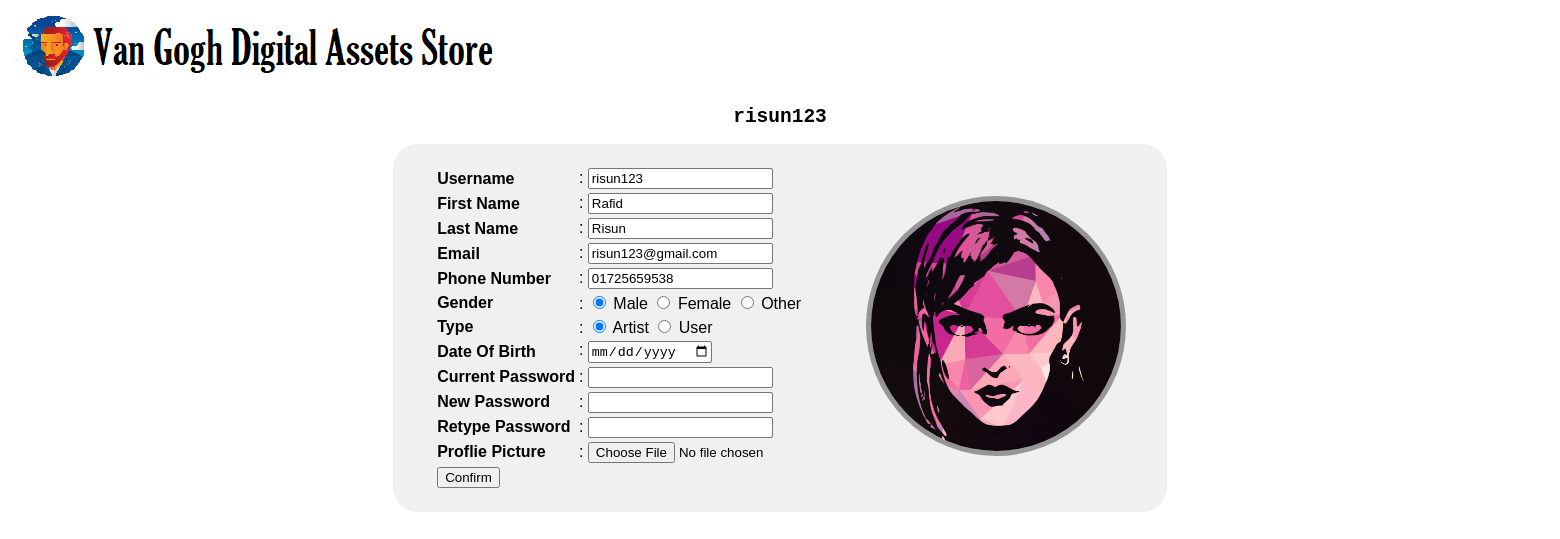
Page /digitalArtMarketPlace/views/editUser.php (signed in) on the committed database.
### tables this page shows
CREATE TABLE `users` (
  `userName` varchar(50) NOT NULL,
  `firstName` varchar(50) NOT NULL,
  `lastName` varchar(50) NOT NULL,
  `phoneNumber` varchar(50) NOT NULL,
  `email` varchar(50) NOT NULL,
  `gender` varchar(50) NOT NULL,
  `dateOfBirth` date NOT NULL,
  `joiningDate` date NOT NULL,
  `balance` int(11) NOT NULL DEFAULT 0,
  `type` varchar(50) NOT NULL,
  `profilePicture` varchar(50) NOT NULL,
  `totalViews` int(11) NOT NULL DEFAULT 0,
  `password` varchar(100) NOT NULL,
  `TransactionType` text NOT NULL
);

### digitalArtMarketPlace/models/userModel.php (called while the page is built, shortened)
<?php
    function getUser($userName){
        $con = getConnection();
        $sql = "select * from Users where userName='{$userName}'";
        $result = mysqli_query($con, $sql);
        $user = mysqli_fetch_assoc($result);
        return $user;
    }
?>

### digitalArtMarketPlace/views/editUser.php (the view, shortened to what this page needs)
<?php
    require_once('../models/userModel.php');
    $userName = $_SESSION['currentUserName'];
    $user = getUser($userName);
?>
<!DOCTYPE html>
<html lang="en">
<head>
    <link rel="stylesheet" href="../assets/styles/style.css">
</head>
<body>
    <center>
        <table width="100%">
                <tr>
                    <td colspan="8"><a href=homepage.php><img src="../assets/head.PNG"></a></td>
                </tr>
            </table>
        <table>
        <h2><?php echo $user['userName'] ?></h2>
    </center>
    <center>
        <form action="../controllers/editUserCheck.php" method="post" enctype="multipart/form-data" onsubmit="return validate()">
            <table class="generalText userInfoCard">
            <tr>
                <td>
                    <table >
                    <tr>
                        <td><b>Username</b></td>
                        <td>:
                            <input type="text" name="userName" id="userName" value="<?php echo $user['userName']?>" onchange="checkDuplicateUserName()">
                        </td>
                    </tr>
                    <tr>
                        <td><b>First Name</b></td>
                        <td>: <input type="text" name="firstName" id="firstName" value="<?php echo $user['firstName']?>"></td>
                    </tr>
                    <tr>
                        <td><b>Last Name</b></td>
                        <td>: <input type="text" name="lastName" id="lastName"  value="<?php echo $user['lastName']?>"></td>
                    </tr>
                    <tr>
                        <td><b>Email</b></td>
                        <td>: <input type="email" name="email" id="email" value="<?php echo $user['email']?>" onchange="checkDuplicateEmail()"></td>
                    </tr>
                    <tr>
                        <td><b>Phone Number</b></td>
                        <td>: <input type="text" name="phoneNumber" id="phoneNumber" value="<?php echo $user['phoneNumber']?>"></td>
                    </tr>
                    <tr>
                        <td><b>Gender</b></td>
                        <td>:
                            <?php if($user['gender'] == 'Male'){ ?>
                                <input type="radio" name="gender" id="Male" value="Male" checked> Male
                                <input type="radio" name="gender" id="Female" value="Female" > Female
                                <input type="radio" name="gender" id="Other" value="Other" > Other
                            <?php }?>
                        </td>
                    </tr>
                    <tr>
                        <td><b>Type</b></td>
                        <td>:
                            <?php if($user['type'] == 'Artist'){ ?>
                                <input type="radio" name="type" id="Artist" value="Artist" checked> Artist
                                <input type="radio" name="type" id="User" value="User" > User
                            <?php }?>
                        </td>
                    </tr>
                    <tr>
                        <td><b>Date Of Birth</b></td>
                        <td>:
                            <input type="date" name="dateOfBirth" >
                        </td>
                    </tr>
                    <tr>
                        <td><b>Current Password</b></td>
                        <td>:
                            <input type="password" id="password" name="password" value="" >
                        </td>
                    </tr>
                    <tr>
                        <td><b>New Password</b></td>
                        <td>:
                            <input type="password" id="newPassword" name="newPassword" value="" >
                        </td>
                    </tr>
                    <tr>
                        <td><b>Retype Password</b></td>
                        <td>:
                            <input type="password" id="retypePassword" name="retypePassword" value="" >
                        </td>
                    </tr>
                    <tr>
                        <td><b>Proflie Picture</b></td>
                        <td>:
                        <input type="file" accept="image/*" name="profilePicture" id="profilePicture" onchange="showUpdateProfilePicture()">
                        </td>
                    </tr>
                    <tr>
                        <td>
                            <input type="submit" name="submit" value="Confirm">
                        </td>
                    </tr>
                    </table>
                </td>
                    <td >
                        <img class="profilePicture"  src="<?php echo $user['profilePicture'] ?>" id="currentProfilePicture" alt=""> <br>
                    </td>
                </tr>
            </table>
            </form>
</center>
</body>
</html>

### digitalArtMarketPlace/assets/styles/style.css (style rules this page uses)
.profilePicture { border-radius: 50%; border: 5px solid rgb(150, 150, 150); width: 250px; }
.userInfoCard { border-radius: 25px; background-color: rgb(241, 240, 240); padding: 20px; border-spacing: 20px 0px; }
.generalText { font-family: sans-serif; }
h2 { font-family: monospace; }
a { text-decoration: none; color: black; font-size: large; }

### rows in the picture
users: userName "risun123", firstName "Rafid", lastName "Risun", email "risun123@gmail.com", phoneNumber "01725659538", profilePicture (picture)
